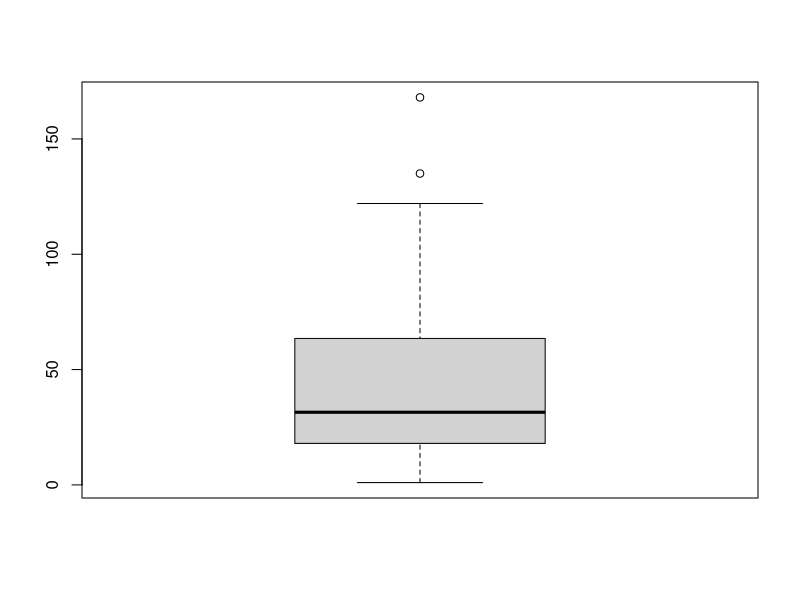
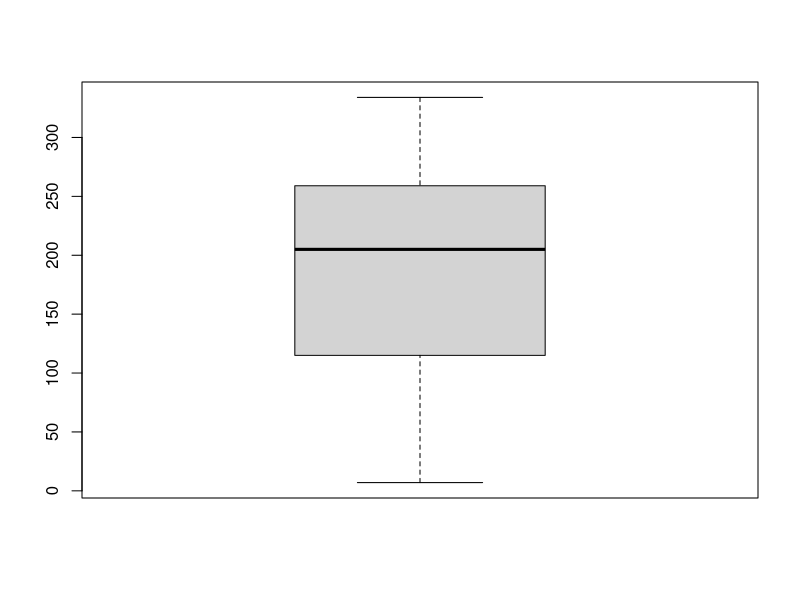

Source code (R) for these figures, in order:
library(tidyverse)
data("airquality")
?airquality
view(airquality)
head(airquality)
tail(airquality)
summary(airquality)
?airquality

boxplot(airquality$Ozone)
boxplot(airquality$Solar.R)






